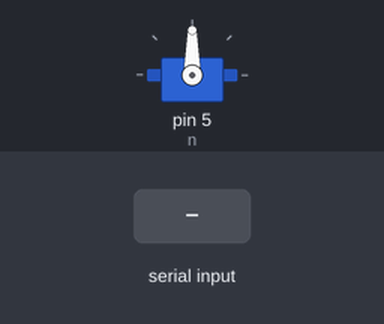
Simulated run of this sketch. Board: Arduino Uno, built with avr-gcc and run on an emulated ATmega328P. Shown: servo. Inputs (shaded band) come from the test bench.

Above: at 1.2 s.
1.3 s: "a,45\n" received over Serial
At 2.3 s:
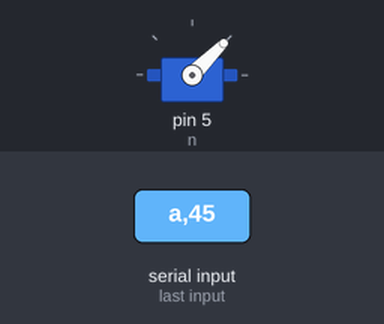
Timing chart, 0 to 4.3 s (numbered marks = the images above; inputs shaded):
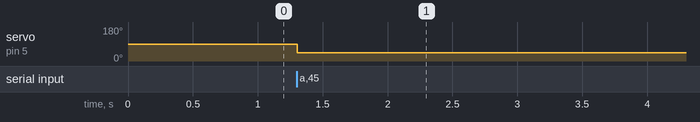

Measured:
- after the input at 1.3 s, servo on pin 5 (n): 90° → 45° at once

The sketch:

camMove.ino
```cpp
#include<Servo.h>

Servo n ;
char m;
long int k;
void setup() {
  n.attach(5);
  Serial.begin(9600);
  n.write(90);
}

void loop() {
if(Serial.available()>2){
  m =Serial.read();
  k =Serial.parseInt();
 if(m =='a'){
    n.write(k);
  }
  delay(10);
  }

}
```
